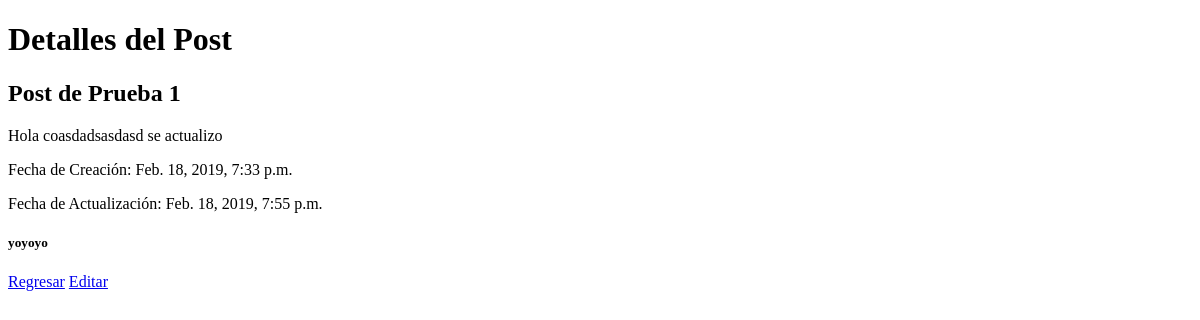
Page /posts/1/ on the earlier database version.
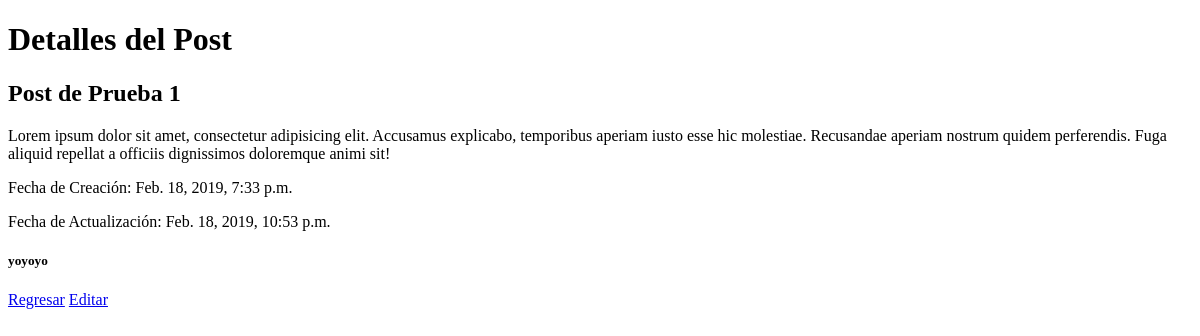
Same page on the later database version.
### posts/models.py (models this page shows, shortened)
class Post(models.Model):
    title       = models.CharField("Titulo",max_length=120)
    content     = models.TextField("Contenido")
    updated     = models.DateTimeField("Fecha de Actualizacion",auto_now=True, auto_now_add=False)
    timestamp   = models.DateTimeField("Fecha de creacion",auto_now=False, auto_now_add=True)
    author      = models.CharField("Autor",max_length=120)

### posts/views.py (the view)
# urls.py: path('<int:id>/', posts_detail, name="detail"),
def posts_detail(request, id):
	template_name = 'post_detail.html'
	instance = get_object_or_404(Post, id = id)
	context = {
		"title": "Detalles del Post",
		"instance": instance,
	}
	return render(request, template_name, context)

### templates/post_detail.html (shortened to what this page needs)
<!DOCTYPE html>
<html>
<head>
</head>
<body>
	<h1> {{ title }} </h1>
	<h2> {{ instance.title }} </h2>
	<p> {{ instance.content }} </p>
	<p>Fecha de Creación: {{ instance.timestamp }} </p>
	<p>Fecha de Actualización: {{ instance.updated }} </p>
	<h5> {{ instance.author }} </h5>
	<a href="{% url 'posts:list' %}">Regresar</a>
	<a href="{% url 'posts:update' id=instance.id %}">Editar</a>
</body>
</html>

Differences in the rows shown:
changed Post "Post de Prueba 1": content "Hola coasdadsasdasd se actualizo" → "Lorem ipsum dolor sit amet, consectetur adipisicing elit. Accusamus explicabo, temporibus aperiam iusto esse hic molestiae. Recusandae aperiam nostrum quidem perferendis. Fuga aliquid repellat a officiis dignissimos doloremque animi sit!"; updated "Feb. 18, 2019, 7:55 p.m." → "Feb. 18, 2019, 10:53 p.m."
